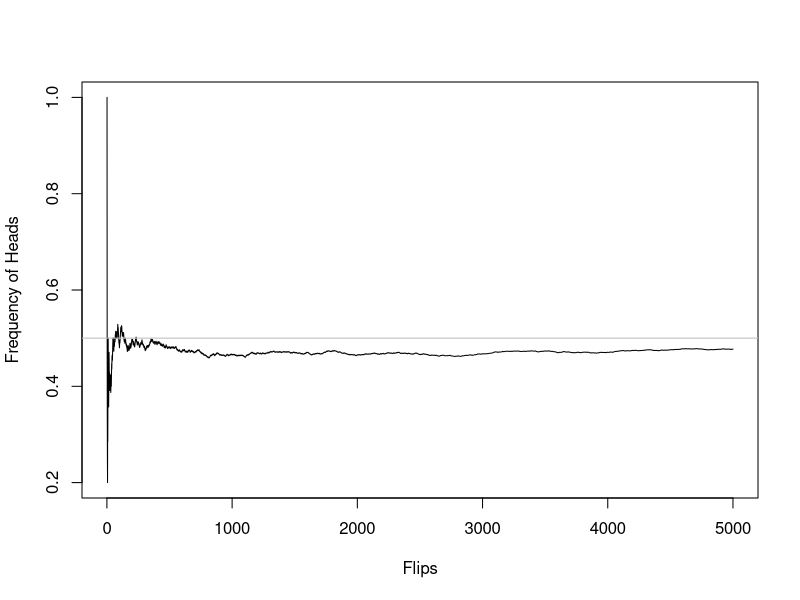

R code for this plot:
#5000 flips of a coin and plot the cumulative empirical frequency of heads
n = 5000
outc = sample(c("Head","Tail"), n, replace=T)
z = cumsum(outc=="Head")/seq(1,n)
plot(z, xlab="Flips", ylab="Frequency of Heads",type="l")
abline(h=0.5, col="grey")